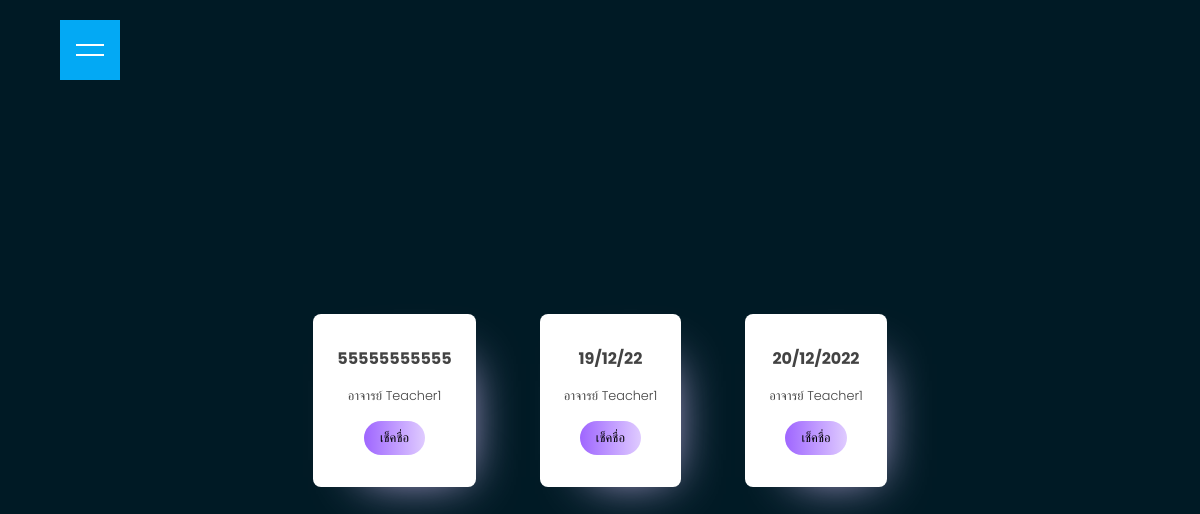
The page /student-home.php on the database as committed earlier.
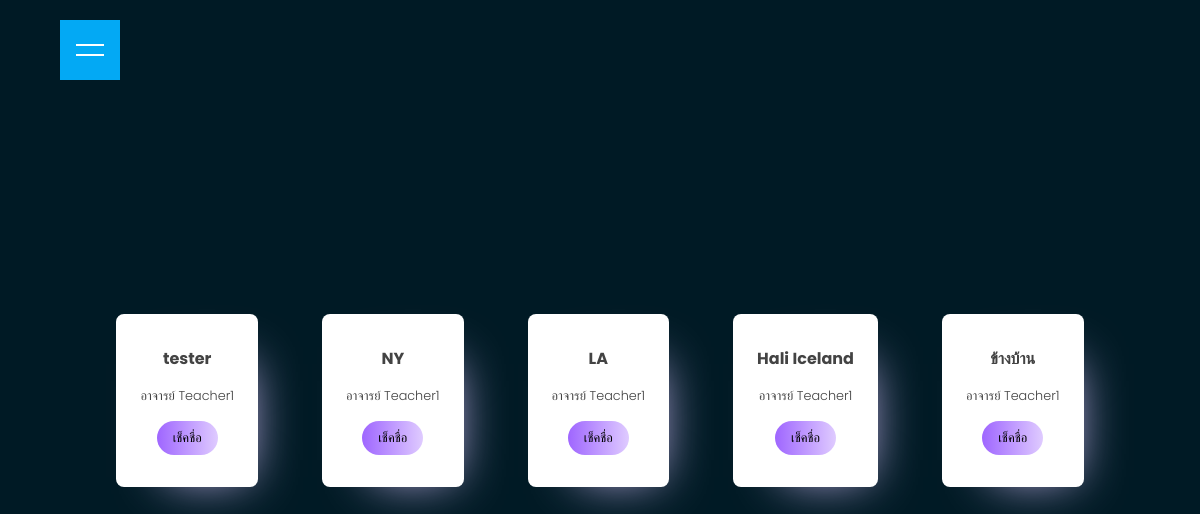
The same page on the database as committed later.
### tables this page shows
CREATE TABLE `room` (
  `r_id` int(11) NOT NULL,
  `r_code` varchar(6) NOT NULL,
  `r_name` varchar(100) NOT NULL,
  `r_time` datetime NOT NULL,
  `r_latitude` double NOT NULL,
  `r_longitude` double NOT NULL,
  `r_teacher` varchar(25) NOT NULL
);

### student-home.php (the view, shortened to what this page needs)
<?php
 require_once("conn.inc.php");
?>
<!DOCTYPE html>
<html lang="en">
<head>
    <link href="style-student-home.css" rel="stylesheet">
    <link href="home-style.css" rel="stylesheet">
</head>
<body>
<div id="toggle"></div>
<?php
$currentDate = new DateTime();
$currentDate->setTimezone(new DateTimeZone('Asia/Bangkok'));
$sql = "select * from room";
$result = mysqli_query($conn, $sql) or die (mysqli_error($conn));
    while ($row = mysqli_fetch_array($result)) :
?>
  <main class="card">
    <div class="row">
    <section class="card กลุ่ม1">
<h3><?php echo $row['r_name'] ?></h3>
    <span>อาจารย์ <?php echo $row['r_teacher'] ?></span>
    <a href="student-home.php?check=<?php echo $row['r_code'];?>&time=<?php echo $currentDate->format('Y/m/d H:i:s')?>">
    <button type="submit">เช็คชื่อ</button></a>
</section>
</div>
  </main>
<?php endwhile; ?>
</body>
</html>

### style-student-home.css (style rules this page uses)
* { margin: 0; padding: 0; box-sizing: border-box; font-family: "Poppins", sans-serif; }
body { background: #001a25; height: 100vh; width: 100%; display: flex; justify-content: center; align-items: center; color: #434343; font-size: 16px; }
main.card { display: flex; padding: 32px; }
main.card section.card { display: flex; flex-direction: column; align-items: center; text-align: center; background: white; padding: 1rem 1.5rem; border-radius: 8px; max-height: 468; margin-left: 32px; }
main.card section.card:first-child { margin-left: 0; }
main.card section.card h3 { font-size: 100%; margin: 16px 0; }
main.card section.card span { font-weight: 300; max-width: 240px; font-size: 80%; margin-bottom: 16px; }
main.card section.card button { padding: 0.5rem 1rem; text-transform: uppercase; border-radius: 32px; border: 0; cursor: pointer; font-size: 80%; font-weight: 500; color: #000; margin-bottom: 16px; }
main.card section.card.กลุ่ม1 button { background: linear-gradient(to right, #9F66FF, #DFCBFF); }
main.card section.card.กลุ่ม1 { box-shadow: 20px 20px 50px -30px #dbc4ff; }

### home-style.css (style rules this page uses)
* { margin: 0; padding: 0; box-sizing: border-box; font-family: 'Poppins', sans-serif; }
body { background: #001a25; }
#toggle { position: fixed; top: 20px; left: 60px; width: 60px; height: 60px; background: #03a9f4; cursor: pointer; display: flex; justify-content: center; align-items: center; }
#toggle::before { content: ''; position: absolute; width: 28px; height: 2px; background: #fff; transform: translateY(-5px); transition: 0.2s; }
#toggle::after { content: ''; position: absolute; width: 28px; height: 2px; background: #fff; transform: translateY(5px); transition: 0.2s; }

Rows that differ between the two databases and show on the page:
removed room: r_name "55555555555", r_teacher "Teacher1"
removed room: r_name "19/12/22", r_teacher "Teacher1"
removed room: r_name "20/12/2022", r_teacher "Teacher1"
added room: r_name "tester", r_teacher "Teacher1"
added room: r_name "NY", r_teacher "Teacher1"
added room: r_name "LA", r_teacher "Teacher1"
added room: r_name "Hali Iceland", r_teacher "Teacher1"
added room: r_name "ข้างบ้าน", r_teacher "Teacher1"
